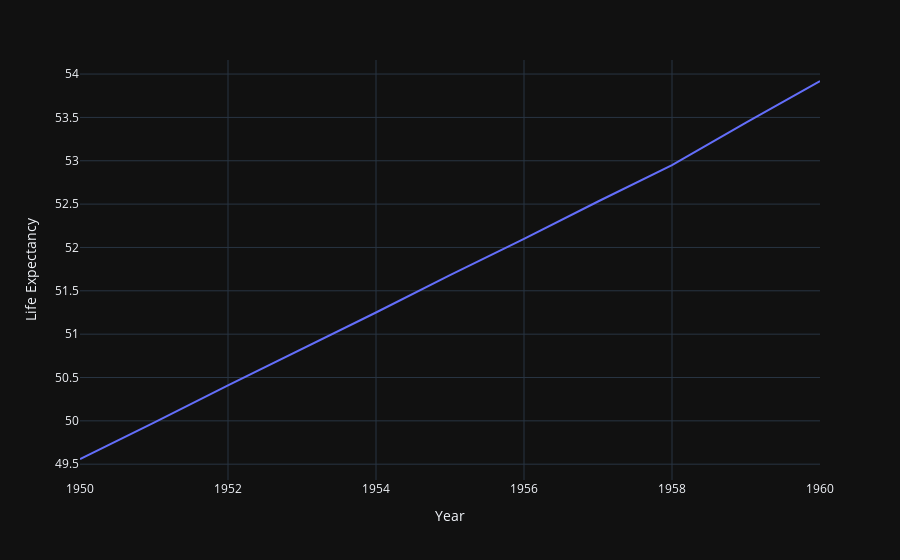

Source (notebook cell):
### Code cell
fig = px.line(df_brasil, x='Year', y='Life Expectancy')

fig.show()

### Figure 1 — Plotly figure (JSON) as saved in the notebook; plotly's stock layout.template omitted (floating-point values rounded to 4 significant figures)
{"data": [{"hovertemplate": "Year=%{x}<br>Life Expectancy=%{y}<extra></extra>", "legendgroup": "", "line": {"color": "#636efa", "dash": "solid"}, "mode": "lines", "name": "", "orientation": "v", "showlegend": false, "type": "scatter", "x": [1950, 1951, 1952, 1953, 1954, 1955, 1956, 1957, 1958, 1959, 1960], "xaxis": "x", "y": [49.56, 49.98, 50.41, 50.83, 51.25, 51.68, 52.1, 52.53, 52.95, 53.44, 53.92], "yaxis": "y"}], "layout": {"autosize": true, "legend": {"tracegroupgap": 0}, "margin": {"t": 60}, "xaxis": {"anchor": "y", "autorange": true, "domain": [0, 1], "range": [1950, 1960], "title": {"text": "Year"}, "type": "linear"}, "yaxis": {"anchor": "x", "autorange": true, "domain": [0, 1], "range": [49.32, 54.16], "title": {"text": "Life Expectancy"}, "type": "linear"}}}
